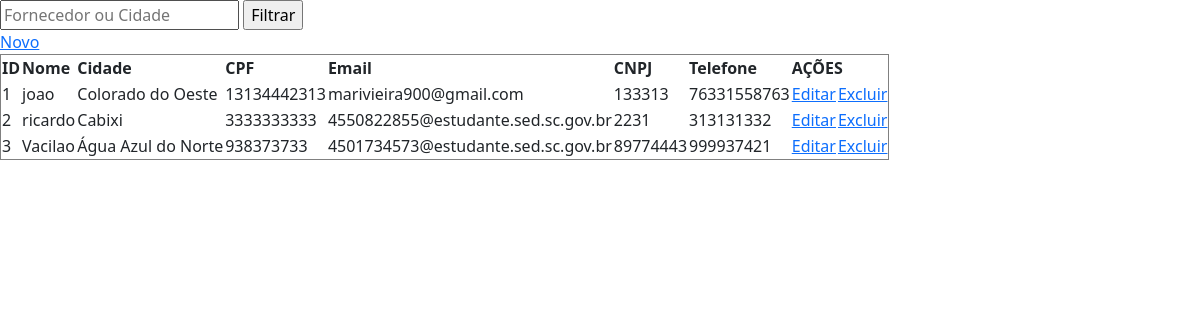
/BDpetcare/fornecedor/fornecedor.php, run on the app's committed database.
### tables this page shows
CREATE TABLE `tb_fornecedor` (
  `nm_fornecedor` varchar(50) NOT NULL,
  `cpf_fornecedor` varchar(11) NOT NULL,
  `email_fornecedor` varchar(50) NOT NULL,
  `cnpj_fornecedor` varchar(50) NOT NULL,
  `telefone_fornecedor` varchar(11) DEFAULT NULL,
  `cidade_id` int(11) DEFAULT NULL,
  `id_fornecedor` int(11) NOT NULL
);

CREATE TABLE `tb_cidade` (
  `id_cidade` int(11) NOT NULL,
  `cd_ibge` int(11) NOT NULL,
  `nm_cidade` varchar(255) NOT NULL,
  `estado_id` int(11) NOT NULL
);

### BDpetcare/fornecedor/fornecedor.php (the view, shortened to what this page needs)
<!DOCTYPE html>
<html lang="en">
<head>
    <link href="https://cdn.jsdelivr.net/npm/bootstrap@5.3.3/dist/css/bootstrap.min.css" rel="stylesheet">
</head>
<?php
include('../config/conecta.php');
$sql=$conn->prepare("SELECT f.*,c.* FROM tb_fornecedor f LEFT JOIN tb_cidade c ON c.id_cidade=f.cidade_id LIMIT 30");
$sql->execute();
$result=$sql->fetchAll();
?>
<body>
    <form action="" method="post">
        <input type="text" name="busca" id="busca" placeholder="Fornecedor ou Cidade">
        <input type="submit" value="Filtrar">
    </form>
    <a href="adicionar.php">Novo</a>
    <table border="1">
        <thead>
            <tr>
               <th>ID</th>
               <th>Nome</th>
               <th>Cidade</th>
               <th>CPF</th>
               <th>Email</th>
               <th>CNPJ</th>
               <th>Telefone</th>
               <th colspan="3">AÇÕES</th>
            </tr>
        </thead>
        <tbody>
            <?php
           foreach($result as $linha) {
            echo "<tr>";
            echo "<td>".$linha['id_fornecedor']."</td>";
            echo "<td>".$linha['nm_fornecedor']."</td>";
            echo "<td>".$linha['nm_cidade']."</td>";
            echo "<td>".$linha['cpf_fornecedor']."</td>";
            echo "<td>".$linha['email_fornecedor']."</td>";
            echo "<td>".$linha['cnpj_fornecedor']."</td>";
            echo "<td>".$linha['telefone_fornecedor']."</td>";
            ?>
            <td> <a href="editar.php?id=<?php echo $linha['id_fornecedor']?>">Editar</a></td>
            <td> <a href="excluir.php?id=<?php echo $linha['id_fornecedor']?>">Excluir</a></td>
            <?php
           echo " </tr>";
           }
            ?>
        </tbody>
    </table>
</body>
</html>

### data on the page
tb_fornecedor: id_fornecedor "1", nm_fornecedor "joao", cidade.nm_cidade "Colorado do Oeste", cpf_fornecedor "13134442313", email_fornecedor "marivieira900@gmail.com", cnpj_fornecedor "133313", telefone_fornecedor "76331558763"
tb_fornecedor: id_fornecedor "2", nm_fornecedor "ricardo", cidade.nm_cidade "Cabixi", cpf_fornecedor "3333333333", email_fornecedor "4550822855@estudante.sed.sc.gov.br", cnpj_fornecedor "2231", telefone_fornecedor "313131332"
tb_fornecedor: id_fornecedor "3", nm_fornecedor "Vacilao", cidade.nm_cidade "Água Azul do Norte", cpf_fornecedor "938373733", email_fornecedor "4501734573@estudante.sed.sc.gov.br", cnpj_fornecedor "89774443", telefone_fornecedor "999937421"
